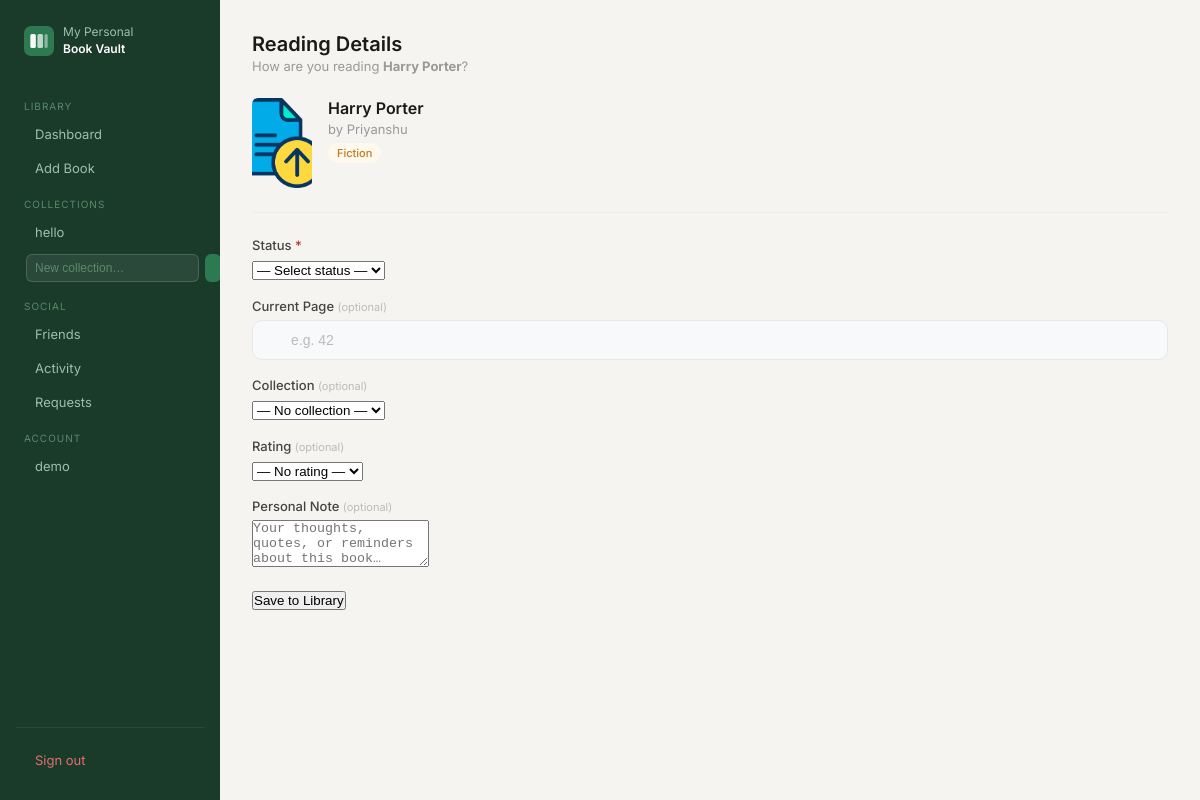
Page /book/userbook_details/11 (signed in) on the committed database.
### app/blueprints/collection/modules.py (models this page shows, shortened)
class Collection(db.Model):
    __tablename__="collection"
    cid=db.Column(db.Integer,primary_key=True)
    pid=db.Column(db.Integer,db.ForeignKey("credential.pid"),nullable=False)
    collection_name=db.Column(db.String(100),nullable=False)
    create_at=db.Column(db.DateTime,default=datetime.utcnow)
    user_books = db.relationship("Userbook", back_populates="collection")
    __table_args__=(db.UniqueConstraint("pid","collection_name",name="unique_collection"),)

### app/blueprints/auth/modules.py (models this page shows, shortened)
class Credential(db.Model,UserMixin):
    __tablename__='credential'
    pid=db.Column(db.Integer,primary_key=True)
    email=db.Column(db.String(255),nullable=False,unique=True)
    username=db.Column(db.String(100),nullable=False,unique=True)
    password=db.Column(db.String(100),nullable=False)
    history = db.relationship("History",  back_populates="user")
    user_books = db.relationship("Userbook", back_populates="user")

### app/blueprints/book/modules.py (models this page shows, shortened)
class Book(db.Model):
    __tablename__="book"
    bid=db.Column(db.Integer,primary_key=True)
    author=db.Column(db.String(100),nullable=False)
    title=db.Column(db.String(100),nullable=False)
    language=db.Column(db.String(100),nullable=False)
    genre=db.Column(db.String(100),nullable=True)
    description=db.Column(db.Text,nullable=True)
    page_count=db.Column(db.Integer,nullable=False)
    published_year=db.Column(db.Integer,nullable=True)
    cover_image = db.Column(db.String(500), nullable=True)
    user_books = db.relationship("Userbook", back_populates="book")

### app/blueprints/book/routes.py (the view, shortened to what this page needs)
@book.route('/userbook_details/<int:bid>',methods=['GET','POST'])
@login_required
def userbook_details(bid):
    book_detail=Book.query.filter_by(bid=bid).first()
    collection = Collection.query.filter_by(pid=current_user.pid).all()
    if request.method=='GET':
        return render_template("book/userbook_details.html",book_detail=book_detail,collection=collection)

### app/blueprints/book/templates/book/userbook_details.html (shortened to what this page needs)
{% extends "book/base.html" %}
{% block content %}
<div class="page-header">
  <div>
    <h1 class="page-title">Reading Details</h1>
    <p class="page-sub">How are you reading <strong>{{ book_detail.title }}</strong>?</p>
  </div>
</div>
<div class="form-wrap">
  <div style="display:flex;gap:1rem;align-items:flex-start;margin-bottom:1.5rem;padding-bottom:1.5rem;border-bottom:0.5px solid #f0ede8;">
    {% if book_detail.cover_image %}
      <img src="{{ url_for('static', filename=book_detail.cover_image) }}"
           style="width:60px;height:90px;object-fit:cover;border-radius:6px;flex-shrink:0;">
    {% else %}
      <div style="width:60px;height:90px;background:#e8f0ec;border-radius:6px;display:flex;align-items:center;justify-content:center;flex-shrink:0;">
        <i class="ti ti-book" style="font-size:24px;color:#2d7a52;"></i>
      </div>
    {% endif %}
    <div>
      <p style="font-size:16px;font-weight:600;color:#1a1a1a;margin-bottom:3px;">{{ book_detail.title }}</p>
      <p style="font-size:13px;color:#999;">by {{ book_detail.author }}</p>
      {% if book_detail.genre %}
        <span class="badge badge-wishlist" style="margin-top:6px;">{{ book_detail.genre }}</span>
      {% endif %}
    </div>
  </div>
  <form action="{{ url_for('book.userbook_details', bid=book_detail.bid) }}" method="POST">
    <div class="form-grid">
      <div class="field">
        <label for="status">Status <span style="color:#c03030">*</span></label>
        <div class="input-wrap">
          <select name="status" id="status" class="select-input" required>
            <option value="">— Select status —</option>
          </select>
        </div>
      </div>
      <div class="field">
        <label for="current_page">Current Page <span class="optional">(optional)</span></label>
        <div class="input-wrap">
          <input type="number" name="current_page" id="current_page"
                 placeholder="e.g. 42" min="0">
        </div>
      </div>
      <div class="field">
        <label for="cid">Collection <span class="optional">(optional)</span></label>
        <div class="input-wrap">
          <select name="cid" id="cid" class="select-input">
            <option value="">— No collection —</option>
          </select>
        </div>
      </div>
      <div class="field">
        <label for="rating">Rating <span class="optional">(optional)</span></label>
        <div class="input-wrap">
          <select name="rating" id="rating" class="select-input">
            <option value="">— No rating —</option>
          </select>
        </div>
      </div>
      <div class="field form-full">
        <label for="note">Personal Note <span class="optional">(optional)</span></label>
        <textarea name="note" id="note"
                  placeholder="Your thoughts, quotes, or reminders about this book…"
                  rows="3"></textarea>
      </div>
    </div>
    <button type="submit" class="btn-submit">
       Save to Library
    </button>
  </form>
</div>
{% endblock %}

### app/blueprints/book/templates/book/base.html (shortened to what this page needs)
<!DOCTYPE html>
<html lang="en">
<head>
  <link rel="stylesheet" type="text/css" href="/css/style.css">
  <link rel="stylesheet" href="https://cdn.jsdelivr.net/npm/@tabler/icons-webfont@latest/tabler-icons.min.css">
</head>
<body class="app-body">
  <div class="app-layout">
    <aside class="sidebar">
      <div class="sidebar-brand">
        <span class="sidebar-brand-name">My Personal<br><strong>Book Vault</strong></span>
      </div>
      <span class="nav-section">Library</span>
      <a href="{{ url_for('book.home') }}"
         class="nav-item {% if request.endpoint == 'book.home' %}active{% endif %}">
         Dashboard
      </a>
      <a href="{{ url_for('book.book_add') }}"
         class="nav-item {% if request.endpoint == 'book.book_add' %}active{% endif %}">
         Add Book
      </a>
      <span class="nav-section">Collections</span>
{% for col in collections %}
<a href="{{ url_for('collection.collection_detail', cid=col.cid) }}"
   class="nav-item {% if request.endpoint == 'collection.collection_detail' and request.view_args.get('cid')|int == col.cid %}active{% endif %}">
   {{ col.collection_name }}
</a>
{% else %}
<span class="nav-empty">No collections yet</span>
{% endfor %}
<form method="POST" action="{{ url_for('collection.create_collection') }}" style="padding: 4px 10px;">
  <div class="input-wrap" style="display:flex;gap:6px;">
    <input type="text" name="collection_name" placeholder="New collection…"
           class="nav-input" required>
    <button type="submit" class="nav-create-btn">
    </button>
  </div>
</form>
<span class="nav-section">Social</span>
<a href="{{ url_for('friends.friends_list') }}"
   class="nav-item {% if request.endpoint and request.endpoint.startswith('friends.') %}active{% endif %}">
   Friends
</a>
<a href="{{ url_for('friends.activity_feed') }}"
   class="nav-item {% if request.endpoint == 'friends.activity_feed' %}active{% endif %}">
   Activity
</a>
<a href="{{ url_for('friends.requests_page') }}"
   class="nav-item {% if request.endpoint == 'friends.requests_page' %}active{% endif %}">
   Requests
</a>
      <span class="nav-section">Account</span>
<a href="{{ url_for('book.profile') }}"
   class="nav-item {% if request.endpoint == 'book.profile' %}active{% endif %}">
  {{ current_user.username }}
</a>
      <div class="sidebar-footer">
        <a href="{{ url_for('book.logout') }}" class="nav-item nav-item-danger">
           Sign out
        </a>
      </div>
    </aside>
    <main class="main-content">
      {% block content %}{% endblock %}
    </main>
  </div>
</body>
</html>

### app/static/css/style.css (style rules this page uses)
*, *::before, *::after { box-sizing: border-box; margin: 0; padding: 0; }
body { font-family: 'Inter', system-ui, sans-serif; background: linear-gradient(135deg, #e8f5f0 0%, #f0f4f8 50%, #eaf0f8 100%); min-height: 100vh; -webkit-font-smoothing: antialiased; }
.field { margin-bottom: 1.1rem; }
.field label { display: block; font-size: 13px; font-weight: 500; color: #444; margin-bottom: 6px; }
.input-wrap { position: relative; }
.field input { width: 100%; padding: 11px 12px 11px 38px; background: #f8f9fb; border: 1.5px solid #e8e8e8; border-radius: 10px; font-size: 14px; color: #1a1a1a; outline: none; transition: border-color 0.18s, box-shadow 0.18s, background 0.18s; }
.field input::placeholder { color: #bbb; }
.page-header { display: flex; align-items: center; justify-content: space-between; margin-bottom: 1.5rem; }
.page-title { font-size: 20px; font-weight: 600; color: #1a1a1a; }
.page-sub { font-size: 13px; color: #999; margin-top: 2px; }
.badge { display: inline-flex; align-items: center; padding: 3px 9px; border-radius: 20px; font-size: 11px; font-weight: 500; }
.badge-wishlist { background: #fff8ec; color: #c07a20; }
.app-body { background: #f5f4f0; margin: 0; min-height: 100vh; }
.app-layout { display: flex; min-height: 100vh; }
.sidebar { width: 220px; flex-shrink: 0; background: #1a3a2a; padding: 1.5rem 1rem; display: flex; flex-direction: column; gap: 2px; position: fixed; top: 0; left: 0; height: 100vh; overflow-y: auto; }
.sidebar-brand { display: flex; align-items: center; gap: 9px; margin-bottom: 1.75rem; padding: 0 0.5rem; }
.sidebar-brand-name { font-size: 12px; font-weight: 400; color: #9dbfad; line-height: 1.4; }
.sidebar-brand-name strong { color: #fff; font-weight: 600; }
.nav-section { font-size: 10px; color: #5a8a6a; text-transform: uppercase; letter-spacing: 0.1em; padding: 0.75rem 0.5rem 0.25rem; }
.nav-item { display: flex; align-items: center; gap: 9px; padding: 8px 10px; border-radius: 8px; font-size: 13px; color: #9dbfad; text-decoration: none; transition: background 0.15s, color 0.15s; }
.nav-item-danger { color: #e07070; }
.sidebar-footer { margin-top: auto; border-top: 0.5px solid rgba(255,255,255,0.08); padding-top: 1rem; }
.main-content { margin-left: 220px; flex: 1; padding: 2rem; min-height: 100vh; }
.optional { font-size: 11px; color: #bbb; font-weight: 400; }
.nav-input { flex: 1; background: rgba(255,255,255,0.08); border: 0.5px solid rgba(255,255,255,0.15); border-radius: 6px; padding: 6px 8px; font-size: 12px; color: #fff; outline: none; }
.nav-input::placeholder { color: #5a8a6a; }
.nav-create-btn { background: #2d7a52; border: none; border-radius: 6px; color: #fff; padding: 6px 8px; cursor: pointer; font-size: 13px; }

### rows in the picture
Collection: collection_name "hello"
Credential: username "demo"
Book: title "Harry Porter", cover_image (picture), author "Priyanshu", genre "Fiction"
